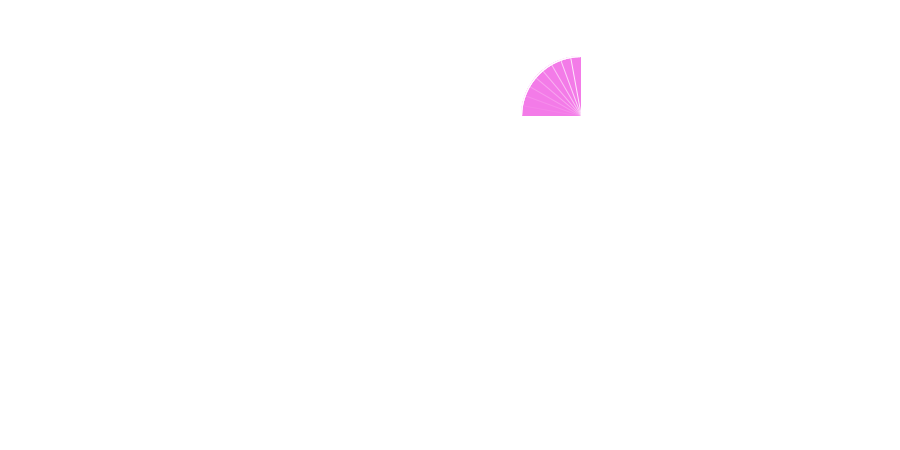
Frame 1 (no input)
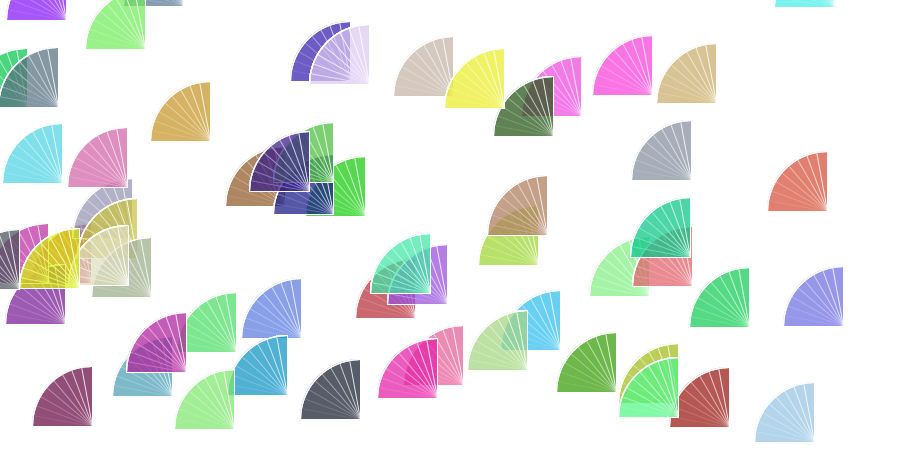
Frame 60 (the mouse pressed at the canvas centre just before this capture)
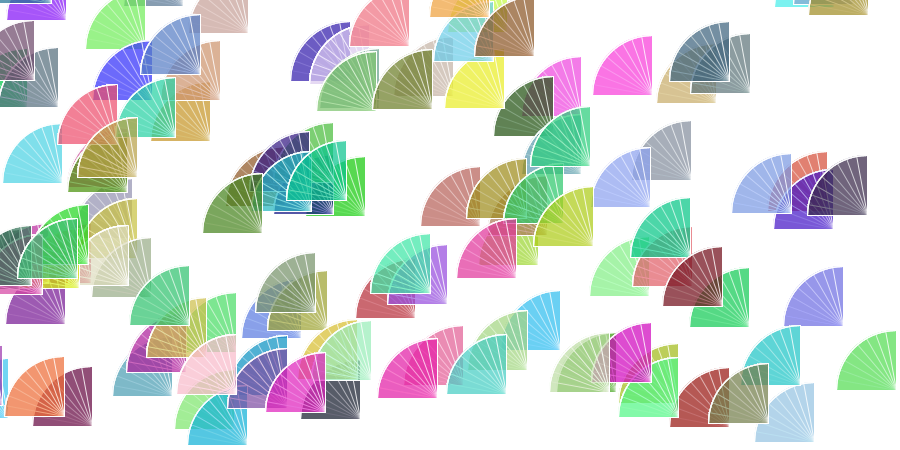
Frame 120 (the mouse held since frame 60 and released just before this capture)

The Processing sketch that drew these frames (run headless with seeded random() and noise(); from frame 60 on, the mouse is pressed at the canvas centre):

// Processing sketch: processing_41246
// ── processing_41246.pde

int radius = 60;

void setup(){
size(900,450);
background(255);
strokeWeight(1);
stroke(255);
//fill(random(255),random(255),random(255),50);
smooth();
}

void draw(){
drawX(int(random(width)),int(random(height)),int(random(255)),int(random(255)),int(random(255)));
}

void drawX(int W,int H,int c1,int c2,int c3){
for(int deg =0;deg<100;deg+=10){
  float angle =radians(deg);
  arc(W,H,radius*2,radius*2,PI,PI+HALF_PI);
  float x =W-(cos(angle)*radius);
  float y =H-(sin(angle)*radius);
  fill(c1,c2,c3,30);
  line(W,H,x,y);
}
}

                
                
